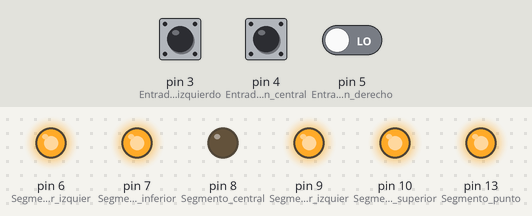
Bench run of a sketch on a simulated Arduino Uno, built with avr-gcc and run on an emulated ATmega328P. Parts: output pins drawn as LEDs (lit = HIGH). Dashed ring = blinking. Inputs (shaded band) come from the test bench; at power-on: pin 4 (Entrada_boton_central) LOW, pin 3 (Entrada_boton_izquierdo) LOW, pin 5 (Entrada_boton_derecho) LOW. Pins used as bus, display or sensor lines are not drawn.

Above: at 1.2 s.
1.3 s: pin 4 (Entrada_boton_central) pulled HIGH for 0.15 s
At 4.2 s:
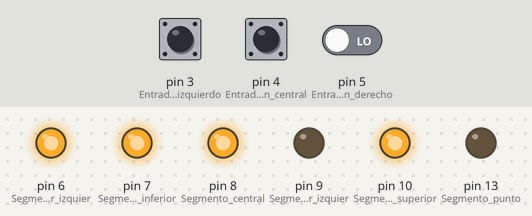
4.4 s: pin 3 (Entrada_boton_izquierdo) pulled HIGH for 0.15 s
At 5.3 s:
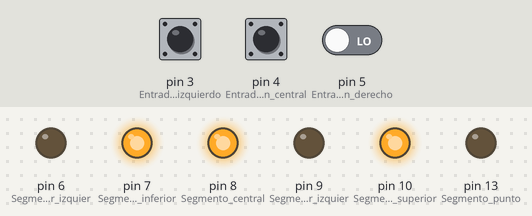
7.5 s: pin 4 (Entrada_boton_central) pulled HIGH for 1 s
At 7.9 s:
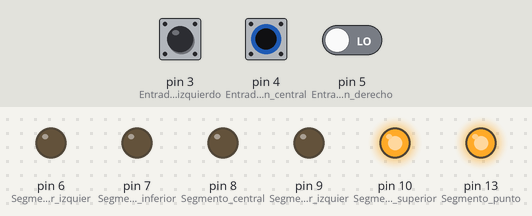
10.0 s: pin 5 (Entrada_boton_derecho) driven HIGH
At 11.0 s:
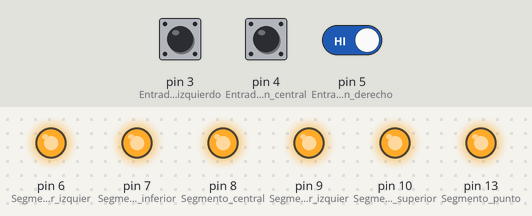
11.5 s: pin 4 (Entrada_boton_central) pulled HIGH for 0.15 s
At 13.0 s:
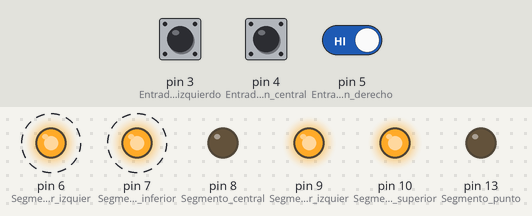
14.6 s: pin 4 (Entrada_boton_central) pulled HIGH for 3.2 s
At 15.7 s:
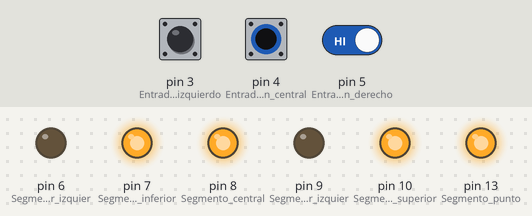
Timing chart, 0 to 17.6 s (numbered marks = the images above; inputs shaded):
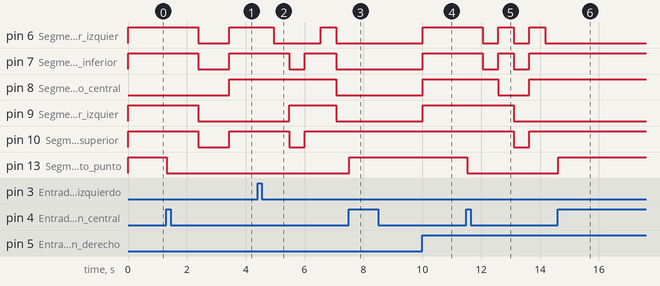

The sketch:

Contador_1_digito.ino
```cpp
//Usaremos un display de 7 segmentos para obtener una cuenta progresiva o regresiva segun la informacion de un boton
//Usar multiplo para la cuenta
int numero=0; //Numero que se mostrara en el display

byte estado_i; //Estado en el que se encuentra el boton izquierdo
byte estadoAnterior_i=LOW; //Estado en el que se encontraba el boton izquierdo
byte estado_c; //Estado en el que se encuentra el boton central
byte estadoAnterior_c=LOW; //Estado en el que se encontraba el boton central
byte estado_d; //Estado en el que se encuentra el boton derecho
byte estadoAnterior_d=LOW; //Estado en el que se encontraba el boton derecho

byte comportamiento=1; //Comportamiento=0, cuenta automatica, Comportamiento=1, cuenta manual
long espera=1000; //Intervalo en milisegundos para el paso de un numero a otro en la cuenta automatica
byte cuenta=0; //Cuenta=0, cuenta progresiva, Cuenta=1, cuenta regresiva
long cont=0; //Con esta variable se conseguira que la cuenta sea independiente de los botones

void setup() {
  // put your setup code here, to run once:
  pinMode(3, INPUT);   //Entrada boton izquierdo
  pinMode(4, INPUT);   //Entrada boton central
  pinMode(5, INPUT);   //Entrada boton derecho
  pinMode(6, OUTPUT);  //Segmento inferior izquierdo
  pinMode(7, OUTPUT);  //Segmento inferior
  pinMode(8, OUTPUT);  //Segmento central
  pinMode(9, OUTPUT);  //Segmento superior izquierdo
  pinMode(10, OUTPUT); //Segmento superior
  pinMode(11, OUTPUT); //Segmento superior derecho
  pinMode(12, OUTPUT); //Segmento inferior derecho
  pinMode(13, OUTPUT); //Segmento punto
}

void loop() {
  // put your main code here, to run repeatedly:

if (comportamiento==0) //El punto del display se encendera o apagara en funcion de si la cuenta es automatica o manual
{
  digitalWrite(13, LOW); //Cuenta automatica, por lo que el punto esta apagado
}
else{
  digitalWrite(13, HIGH); //Cuenta manual, por lo que el punto esta encendido
}

estado_c=digitalRead(4); //Lee el estado del boton central
if(estado_c==HIGH and estadoAnterior_c==LOW) //Sirve para cambiar entre la cuenta automatica y manual
  {
    comportamiento=1-comportamiento;
    if (comportamiento==0)
    {
      cont=0;
    }
    delay(20);
  }
estadoAnterior_c=estado_c;

estado_i=digitalRead(3); //Lee el estado del boton izquierdo
if(estado_i==HIGH and estadoAnterior_i==LOW) //Lee el estado del boton izquierdo
  {
    if(comportamiento==0) //Cuenta automatica
    {
      if(cuenta==0) //Cuenta progresiva, debera reducir el intervalo de paso entre digitos
      {
        espera=espera/2;
        if (espera==62) //Llegado a cierto punto, la cuenta pasara de progresiva a regresiva
        {
          cuenta=1;
          espera=125;
        }
      }
      else{
        espera=espera*2; //Cuando la cuenta pase a regresiva, aumentara el intervalo de paso entre digitos
      }
    }
    else{
      numero=numero-1; //En la cuenta manual, reducira en una unidad el numero actual
    }
  delay(20);
  }
estadoAnterior_i=estado_i;

estado_d=digitalRead(5); //Lee el estado del boton central
if(estado_d==HIGH and estadoAnterior_d==LOW)
  {
    if(comportamiento==0)
    {
      if (cuenta==0) //Cuenta progresiva, debera aumentar el intervalo de paso entre digitos
      {
        espera=espera*2;
      }
      else{
        espera=espera/2; //Cuando la cuenta pase a progresiva, redurira el intervalo de paso entre digitos
        if (espera==62) //Llegado a cierto punto, la cuenta pasara de regresiva a progresiva
        {
          cuenta=0;
          espera=125;
        }
      }
    }
    else{
      numero=numero+1; //En la cuenta manual, aumentara en una unidad el numero actual
    }
  delay(20);
  }
estadoAnterior_d=estado_d;

if (numero==-1) //La variable "numero" solo puede llegar a -1 en una cuenta regresiva, por lo que el valor siguiente sera 9
{
  numero=9;
}
if (numero==10) //La variable "numero" solo puede llegar a 10 en una cuenta progresiva, por lo que el valor siguiente sera 0
{
  numero=0;
}

if (numero==0) //Encendemos los segmentos necesarios para mostrar en el display el numero 0
{
  digitalWrite(6, HIGH);  //Segmento inferior izquierdo
  digitalWrite(7, HIGH);  //Segmento inferior
  digitalWrite(8, LOW);  //Segmento central
  digitalWrite(9, HIGH);  //Segmento superior izquierdo
  digitalWrite(10, HIGH); //Segmento superior
  digitalWrite(11, HIGH); //Segmento superior derecho
  digitalWrite(12, HIGH); //Segmento inferior derecho
}
if (numero==1) //Encendemos los segmentos necesarios para mostrar en el display el numero 1
{
  digitalWrite(6, LOW);  //Segmento inferior izquierdo
  digitalWrite(7, LOW);  //Segmento inferior
  digitalWrite(8, LOW);  //Segmento central
  digitalWrite(9, LOW);  //Segmento superior izquierdo
  digitalWrite(10, LOW); //Segmento superior
  digitalWrite(11, HIGH); //Segmento superior derecho
  digitalWrite(12, HIGH); //Segmento inferior derecho
}
if (numero==2) //Encendemos los segmentos necesarios para mostrar en el display el numero 2
{
  digitalWrite(6, HIGH);  //Segmento inferior izquierdo
  digitalWrite(7, HIGH);  //Segmento inferior
  digitalWrite(8, HIGH);  //Segmento central
  digitalWrite(9, LOW);  //Segmento superior izquierdo
  digitalWrite(10, HIGH); //Segmento superior
  digitalWrite(11, HIGH); //Segmento superior derecho
  digitalWrite(12, LOW); //Segmento inferior derecho
}
if (numero==3) //Encendemos los segmentos necesarios para mostrar en el display el numero 3
{
  digitalWrite(6, LOW);  //Segmento inferior izquierdo
  digitalWrite(7, HIGH);  //Segmento inferior
  digitalWrite(8, HIGH);  //Segmento central
  digitalWrite(9, LOW);  //Segmento superior izquierdo
  digitalWrite(10, HIGH); //Segmento superior
  digitalWrite(11, HIGH); //Segmento superior derecho
  digitalWrite(12, HIGH); //Segmento inferior derecho
}
if (numero==4) //Encendemos los segmentos necesarios para mostrar en el display el numero 4
{
  digitalWrite(6, LOW);  //Segmento inferior izquierdo
  digitalWrite(7, LOW);  //Segmento inferior
  digitalWrite(8, HIGH);  //Segmento central
  digitalWrite(9, HIGH);  //Segmento superior izquierdo
  digitalWrite(10, LOW); //Segmento superior
  digitalWrite(11, HIGH); //Segmento superior derecho
  digitalWrite(12, HIGH); //Segmento inferior derecho
}
if (numero==5) //Encendemos los segmentos necesarios para mostrar en el display el numero 5
{
  digitalWrite(6, LOW);  //Segmento inferior izquierdo
  digitalWrite(7, HIGH);  //Segmento inferior
  digitalWrite(8, HIGH);  //Segmento central
  digitalWrite(9, HIGH);  //Segmento superior izquierdo
  digitalWrite(10, HIGH); //Segmento superior
  digitalWrite(11, LOW); //Segmento superior derecho
  digitalWrite(12, HIGH); //Segmento inferior derecho
}
if (numero==6) //Encendemos los segmentos necesarios para mostrar en el display el numero 6
{
  digitalWrite(6, HIGH);  //Segmento inferior izquierdo
  digitalWrite(7, HIGH);  //Segmento inferior
  digitalWrite(8, HIGH);  //Segmento central
  digitalWrite(9, HIGH);  //Segmento superior izquierdo
  digitalWrite(10, HIGH); //Segmento superior
  digitalWrite(11, LOW); //Segmento superior derecho
  digitalWrite(12, HIGH); //Segmento inferior derecho
}
if (numero==7) //Encendemos los segmentos necesarios para mostrar en el display el numero 7
{
  digitalWrite(6, LOW);  //Segmento inferior izquierdo
  digitalWrite(7, LOW);  //Segmento inferior
  digitalWrite(8, LOW);  //Segmento central
  digitalWrite(9, LOW);  //Segmento superior izquierdo
  digitalWrite(10, HIGH); //Segmento superior
  digitalWrite(11, HIGH); //Segmento superior derecho
  digitalWrite(12, HIGH); //Segmento inferior derecho
}
if (numero==8) //Encendemos los segmentos necesarios para mostrar en el display el numero 8
{
  digitalWrite(6, HIGH);  //Segmento inferior izquierdo
  digitalWrite(7, HIGH);  //Segmento inferior
  digitalWrite(8, HIGH);  //Segmento central
  digitalWrite(9, HIGH);  //Segmento superior izquierdo
  digitalWrite(10, HIGH); //Segmento superior
  digitalWrite(11, HIGH); //Segmento superior derecho
  digitalWrite(12, HIGH); //Segmento inferior derecho
}
if (numero==9) //Encendemos los segmentos necesarios para mostrar en el display el numero 9
{
  digitalWrite(6, LOW);  //Segmento inferior izquierdo
  digitalWrite(7, LOW);  //Segmento inferior
  digitalWrite(8, HIGH);  //Segmento central
  digitalWrite(9, HIGH);  //Segmento superior izquierdo
  digitalWrite(10, HIGH); //Segmento superior
  digitalWrite(11, HIGH); //Segmento superior derecho
  digitalWrite(12, HIGH); //Segmento inferior derecho
}

if (comportamiento==0) //Cuando la cuenta sea automatica, el contador debera sumar una unidad en cada ciclo
{
  cont=cont+1;
  if (cont==espera) //Reseteamos el valor de la variable "cont" cuando se iguale a la variable "espera", puesto que ya habria cumplido su cometido, y asi no usamos memoria innecesariamente
  {
    cont=0;
    if (cuenta==0) //Cuando la cuenta sea progresiva, debera aumentar en una unidad el numero mostrado en el display
    {
      numero=numero+1;
    }
    else{ //Cuando la cuenta sea progresiva, debera reducir en una unidad el numero mostrado en el display
      numero=numero-1;
    }
  }
if (cont>espera) //Cuando cambiamos el intervalo de paso entre digitos, la variable "cont" y "espera" ya no pueden igualarse, o no lo hara adecuadamente, por lo que se corrige de esta manera
{
  cont=0;
}
if (espera<62) //Si la variable "espera" baja por debajo de lo programado, se corregira su valor
{
  espera=125;
}
}

delay(1); //Cada ciclo debe durar un milisegundo para que los intervalos entre digitos se lleven adecuadamente
}
```

Measured:
- after the input at 1.3 s, pin 6 (Segmento_inferior_izquier), pin 7 (Segmento_inferior), pin 10 (Segmento_superior): HIGH → LOW after 1.1 s, → HIGH 1.1 s later; pin 8 (Segmento_central): LOW → HIGH after 2.1 s; pin 9 (Segmento_superior_izquier): HIGH → LOW after 1.1 s; pin 13 (Segmento_punto): HIGH → LOW at once
- after the input at 4.4 s, pin 6 (Segmento_inferior_izquier): HIGH → LOW after 0.55 s instead of 0.10 s; pin 8 (Segmento_central): HIGH → LOW after 2.7 s; pin 9 (Segmento_superior_izquier): LOW → HIGH after 1.1 s instead of 1.2 s
- after the input at 7.5 s, pin 6 (Segmento_inferior_izquier), pin 7 (Segmento_inferior): stops changing and stays LOW
- after the input at 10.0 s, pin 6 (Segmento_inferior_izquier), pin 7 (Segmento_inferior), pin 8 (Segmento_central), pin 9 (Segmento_superior_izquier): LOW → HIGH at once
- after the input at 11.5 s, pin 6 (Segmento_inferior_izquier), pin 7 (Segmento_inferior): alternates HIGH for 0.53 s and LOW for 0.53 s, starting after 0.55 s
- after the input at 14.6 s, pin 6 (Segmento_inferior_izquier), pin 9 (Segmento_superior_izquier): stops changing and stays LOW; pin 7 (Segmento_inferior), pin 10 (Segmento_superior): stops changing and stays HIGH; pin 8 (Segmento_central): stays HIGH (without the input it goes to LOW after 1.7 s); pin 13 (Segmento_punto): LOW → HIGH at once
